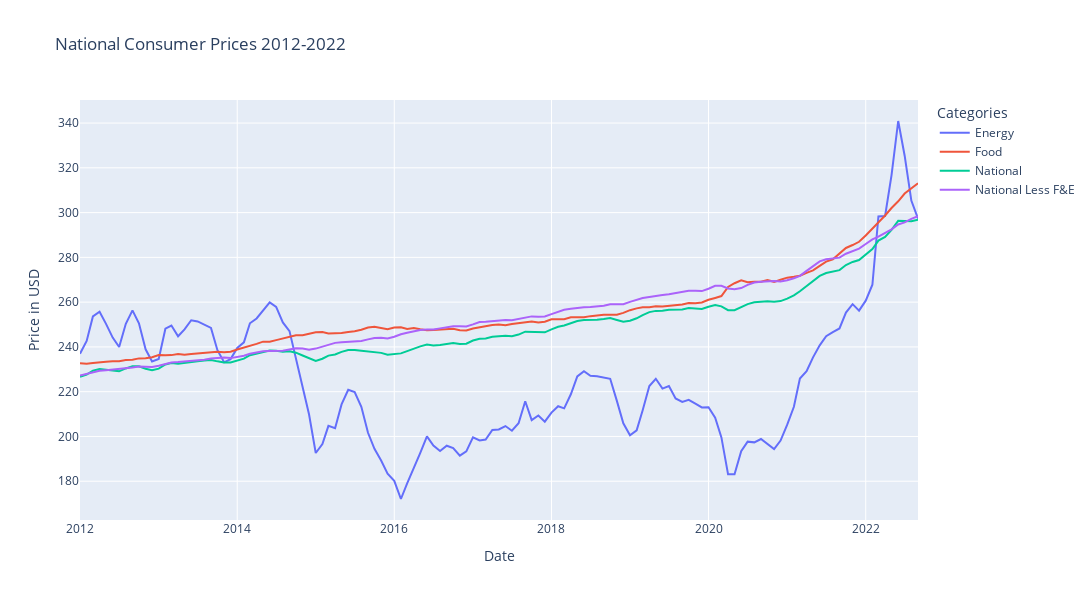

The code cell stored with this chart in its notebook:
### Code cell
px.line(data_df, 
        labels={'value': 'Price in USD', 'variable': 'Categories'}, 
        title="National Consumer Prices 2012-2022",
       width=1300, height=600)

### Figure 1 — Plotly figure (JSON) as saved in the notebook; plotly's stock layout.template omitted (floating-point values rounded to 4 significant figures; data arrays with more than 128 entries replaced by an {"elided": "..."} marker saying what was removed)
{"data": [{"hovertemplate": "Categories=Energy<br>Date=%{x}<br>Price in USD=%{y}<extra></extra>", "legendgroup": "Energy", "line": {"color": "#636efa", "dash": "solid"}, "marker": {"symbol": "circle"}, "mode": "lines", "name": "Energy", "orientation": "v", "showlegend": true, "type": "scatter", "x": {"elided": "129 str values"}, "xaxis": "x", "y": {"elided": "129 float values"}, "yaxis": "y"}, {"hovertemplate": "Categories=Food<br>Date=%{x}<br>Price in USD=%{y}<extra></extra>", "legendgroup": "Food", "line": {"color": "#EF553B", "dash": "solid"}, "marker": {"symbol": "circle"}, "mode": "lines", "name": "Food", "orientation": "v", "showlegend": true, "type": "scatter", "x": {"elided": "129 str values"}, "xaxis": "x", "y": {"elided": "129 float values"}, "yaxis": "y"}, {"hovertemplate": "Categories=National<br>Date=%{x}<br>Price in USD=%{y}<extra></extra>", "legendgroup": "National", "line": {"color": "#00cc96", "dash": "solid"}, "marker": {"symbol": "circle"}, "mode": "lines", "name": "National", "orientation": "v", "showlegend": true, "type": "scatter", "x": {"elided": "129 str values"}, "xaxis": "x", "y": {"elided": "129 float values"}, "yaxis": "y"}, {"hovertemplate": "Categories=National Less F&E<br>Date=%{x}<br>Price in USD=%{y}<extra></extra>", "legendgroup": "National Less F&E", "line": {"color": "#ab63fa", "dash": "solid"}, "marker": {"symbol": "circle"}, "mode": "lines", "name": "National Less F&E", "orientation": "v", "showlegend": true, "type": "scatter", "x": {"elided": "129 str values"}, "xaxis": "x", "y": {"elided": "129 float values"}, "yaxis": "y"}], "layout": {"height": 600, "legend": {"title": {"text": "Categories"}, "tracegroupgap": 0}, "title": {"text": "National Consumer Prices 2012-2022"}, "width": 1300, "xaxis": {"anchor": "y", "autorange": true, "domain": [0, 1], "range": ["2012-01-01", "2022-09-01"], "title": {"text": "Date"}, "type": "date"}, "yaxis": {"anchor": "x", "autorange": true, "domain": [0, 1], "range": [162.7, 350.3], "title": {"text": "Price in USD"}, "type": "linear"}}}
